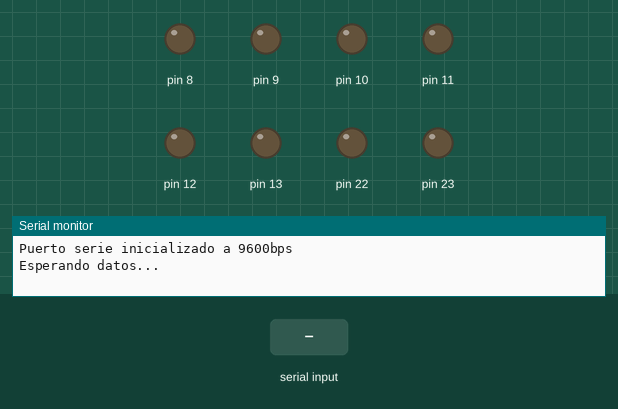
This sketch was run on a simulated Arduino Uno, built with avr-gcc and run on an emulated ATmega328P. Shown: output pins drawn as LEDs (lit = HIGH), the last lines printed to the serial monitor. The inputs (shaded band) are chosen by the test bench.

Above: at 1.2 s.
1.3 s: "E" received over Serial
At 2.5 s:
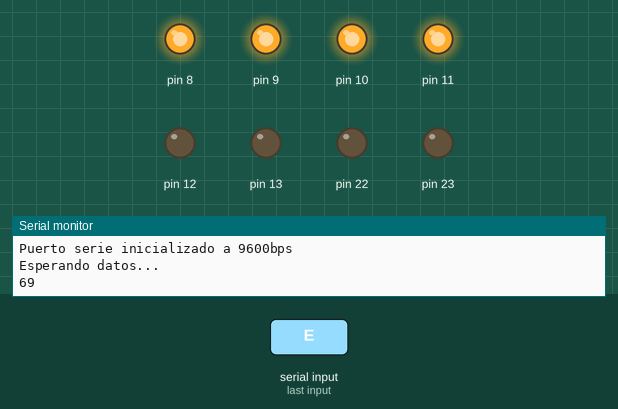
2.8 s: "A" received over Serial
At 3.8 s:
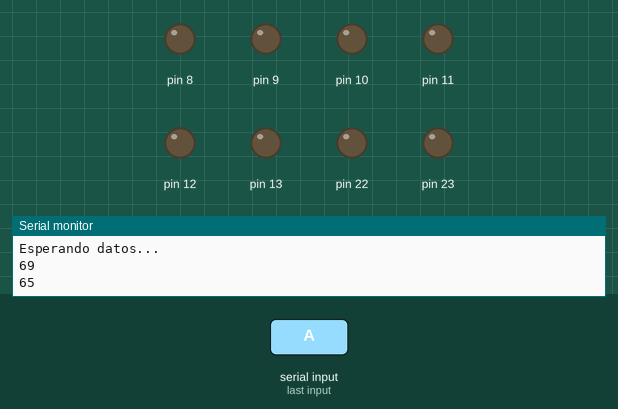
Timing chart, 0 to 5.8 s (numbered marks = the images above; inputs shaded):
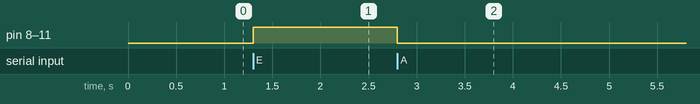

The sketch:

BIOS_demo_Bluetooth.ino
```cpp
//-----------------------------------------------------------------------------
// Programa...: BIOS_demo_Bluetooth.ino (Arduino UNO rev3 + shield BIOS + HC05)
// Autor......: D.LLorente
// Descripción: Lee el dato en el puerto serie y enciende/apaga los leds
// de la placa. A->Apagar leds, E->Encender leds
// NOTA: Desconectar el módulo HC05/06 al cargar el programa
//-----------------------------------------------------------------------------
void setup() {
 Serial.begin(9600);
 Serial.println("Puerto serie inicializado a 9600bps");
 Serial.println("Esperando datos...");
 DDRB=0xFF;                      // PORTB salidas (D8..D13)
 PORTB=0x00;                     // Apagar leds al inicio
}

void loop(){
 while(Serial.available()==0 ){} // Esperar dato en el puerto
 int dato=Serial.read();         // Leer dato del módulo Bluetooth
 Serial.println(dato);           // Eco en el monitor serie
 switch(dato)
 {
  case 'A':  PORTB=0x00; break;  // Apagar leds
  case 'E':  PORTB=0x0F; break;  // Encender leds
 }
}
```

Measured:
- after the input at 1.3 s, pin 8–11: LOW → HIGH at once
- after the input at 2.8 s, pin 8–11: HIGH → LOW at once
